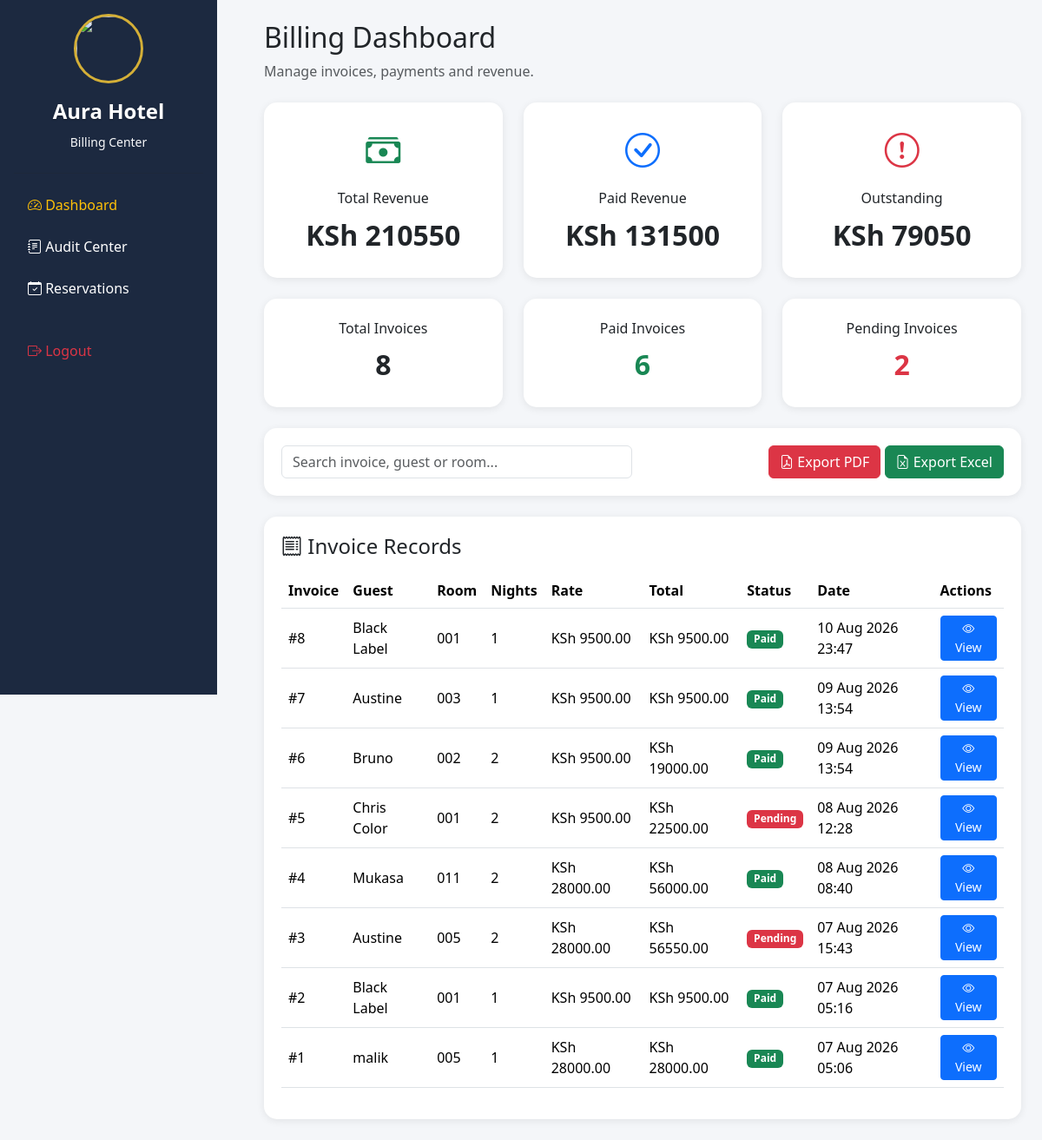
The page /billing/ on the database as committed earlier.
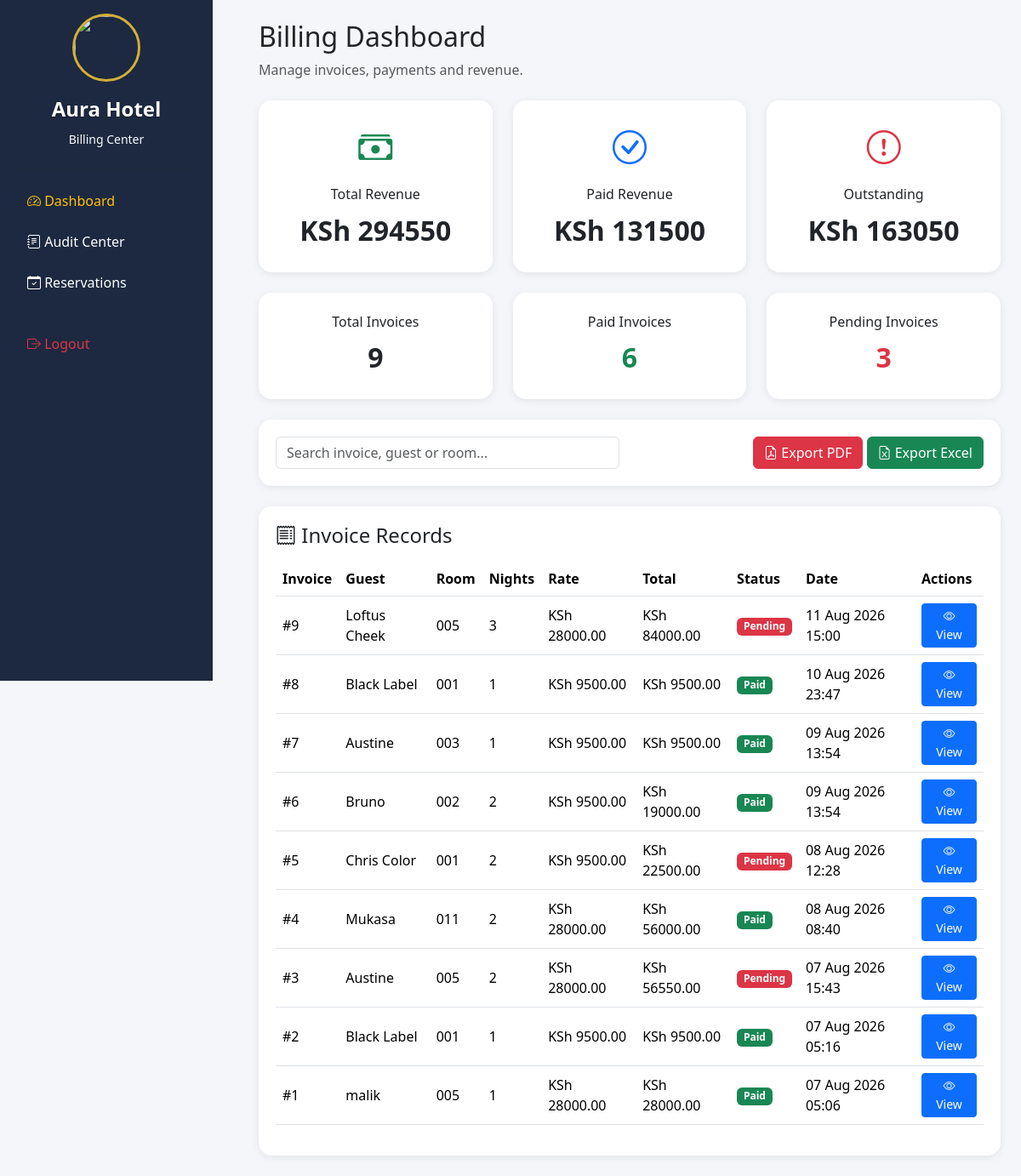
The same page on the database as committed later.
### billing/models.py (models this page shows, shortened)
class Invoice(models.Model):
    STATUS_CHOICES = (
        ('Pending', 'Pending'),
        ('Paid', 'Paid'),
    )
    reservation = models.OneToOneField(
        Reservation,
        on_delete=models.CASCADE
    )
    nights = models.IntegerField(default=1)
    room_rate = models.DecimalField(
        max_digits=10,
        decimal_places=2
    )
    room_charge = models.DecimalField(
        max_digits=10,
        decimal_places=2
    )
    extra_charges = models.DecimalField(
        max_digits=10,
        decimal_places=2,
        default=0
    )
    total_amount = models.DecimalField(
        max_digits=10,
        decimal_places=2
    )
    status = models.CharField(
        max_length=20,
        choices=STATUS_CHOICES,
        default='Pending'
    )
    created_at = models.DateTimeField(
        auto_now_add=True
    )
    from django.db import models

### reservations/models.py (models this page shows, shortened)
class Reservation(models.Model):
    STATUS_CHOICES = [
        ('Booked', 'Booked'),
        ('Checked In', 'Checked In'),
        ('Pending Checkout', 'Pending Checkout'),
        ('Completed', 'Completed'),
        ('Cancelled', 'Cancelled'),
    ]
    PAYMENT_CHOICES = [
        ('Pending', 'Pending'),
        ('Paid', 'Paid'),
    ]
    user = models.ForeignKey(
        User,
        on_delete=models.CASCADE,
        null=True,
        blank=True
    )
    guest_name = models.CharField(max_length=100)
    email = models.EmailField()
    phone = models.CharField(max_length=20)
    room = models.ForeignKey(
        Room,
        on_delete=models.CASCADE
    )
    check_in = models.DateField()
    check_out = models.DateField()
    check_in_time = models.DateTimeField(
        null=True,
        blank=True
    )
    check_out_time = models.DateTimeField(
        null=True,
        blank=True
    )
    guests = models.IntegerField()
    special_requests = models.TextField(
        blank=True,
        null=True
    )
    status = models.CharField(
        max_length=20,
        choices=STATUS_CHOICES,
        default='Booked'
    )
    payment_status = models.CharField(
        max_length=20,
        choices=PAYMENT_CHOICES,
        default='Pending'
    )
    created_at = models.DateTimeField(
    auto_now_add=True
    )

### rooms/models.py (models this page shows, shortened)
class Room(models.Model):
    STATUS_CHOICES = [
        ('Available', 'Available'),
        ('Occupied', 'Occupied'),
        ('Cleaning', 'Cleaning'),
        ('Maintenance', 'Maintenance'),
    ]
    room_number = models.CharField(max_length=10)
    room_type = models.CharField(max_length=50)
    price = models.DecimalField(
        max_digits=10,
        decimal_places=2
    )
    status = models.CharField(
        max_length=20,
        choices=STATUS_CHOICES,
        default='Available'
    )

### billing/views.py (the view)
def billing_dashboard(request):
    invoices = Invoice.objects.select_related(
        'reservation',
        'reservation__room'
    ).order_by('-created_at')
    total_revenue = (
        Invoice.objects.aggregate(
            Sum('total_amount')
        )['total_amount__sum'] or 0
    )
    paid_revenue = (
        Invoice.objects.filter(
            status='Paid'
        ).aggregate(
            Sum('total_amount')
        )['total_amount__sum'] or 0
    )
    outstanding_revenue = (
        Invoice.objects.filter(
            status='Pending'
        ).aggregate(
            Sum('total_amount')
        )['total_amount__sum'] or 0
    )
    context = {
        'invoices': invoices,
        'total_revenue': total_revenue,
        'paid_revenue': paid_revenue,
        'outstanding_revenue': outstanding_revenue,
        'total_invoices':
            Invoice.objects.count(),
        'paid_invoices':
            Invoice.objects.filter(
                status='Paid'
            ).count(),
        'pending_invoices':
            Invoice.objects.filter(
                status='Pending'
            ).count(),
    }
    return render(
        request,
        'billing/billing_dashboard.html',
        context
    )

### billing/templates/billing/billing_dashboard.html (shortened to what the changed rows need)
{% load static %}
<!DOCTYPE html>
<html lang="en">
<head>
<link href="https://cdn.jsdelivr.net/npm/bootstrap@5.3.3/dist/css/bootstrap.min.css"
      rel="stylesheet">
<link rel="stylesheet"
      href="https://cdn.jsdelivr.net/npm/bootstrap-icons@1.11.3/font/bootstrap-icons.min.css">
</head>
<body>
<div class="d-flex">
    <div class="main-content">
    <div class="flex-grow-1 p-4">
        <div class="mb-4">
            <h2>
                Billing Dashboard
            </h2>
        </div>
        <div class="row g-4 mb-4">
            <div class="col-lg-4">
                <div class="summary-card">
                    <i class="bi bi-cash-stack fs-1 text-success"></i>
                    <h6 class="mt-3">
                        Total Revenue
                    </h6>
                    <div class="summary-number">
                        KSh {{ total_revenue }}
                    </div>
                </div>
            </div>
            <div class="col-lg-4">
                <div class="summary-card">
                    <i class="bi bi-exclamation-circle fs-1 text-danger"></i>
                    <h6 class="mt-3">
                        Outstanding
                    </h6>
                    <div class="summary-number">
                        KSh {{ outstanding_revenue }}
                    </div>
                </div>
            </div>
        </div>
        <div class="row g-4 mb-4">
            <div class="col-md-4">
                <div class="summary-card">
                    <h6>Total Invoices</h6>
                    <div class="summary-number">
                        {{ total_invoices }}
                    </div>
                </div>
            </div>
            <div class="col-md-4">
                <div class="summary-card">
                    <h6>Pending Invoices</h6>
                    <div class="summary-number text-danger">
                        {{ pending_invoices }}
                    </div>
                </div>
            </div>
        </div>
        <div class="table-card">
            <div class="table-responsive">
                <table class="table table-hover align-middle"
                       id="invoiceTable">
                    <thead>
                        <tr>
                            <th>Invoice</th>
                            <th>Guest</th>
                            <th>Room</th>
                            <th>Nights</th>
                            <th>Rate</th>
                            <th>Total</th>
                            <th>Status</th>
                            <th>Date</th>
                            <th>Actions</th>
                        </tr>
                    </thead>
                    <tbody>
                    {% for invoice in invoices %}
                    <tr>
                        <td>
                            #{{ invoice.id }}
                        </td>
                        <td>
                            {{ invoice.reservation.guest_name }}
                        </td>
                        <td>
                            {{ invoice.reservation.room.room_number }}
                        </td>
                        <td>
                            {{ invoice.nights }}
                        </td>
                        <td>
                            KSh {{ invoice.room_rate }}
                        </td>
                        <td>
                            KSh {{ invoice.total_amount }}
                        </td>
                        <td>
                            {% if invoice.status == 'Paid' %}
                            <span class="badge bg-success">
                                Paid
                            </span>
                            {% else %}
                            <span class="badge bg-danger">
                                Pending
                            </span>
                            {% endif %}
                        </td>
                        <td>
                            {{ invoice.created_at|date:"d M Y H:i" }}
                        </td>
                        <td>
                            <a href="{% url 'invoice_detail' invoice.id %}"
                            class="btn btn-primary btn-sm">
                                <i class="bi bi-eye"></i>
                                View
                            </a>
                        </td>
                    </tr>
                    {% endfor %}
                    </tbody>
                </table>
            </div>
        </div>
    </div>
    </div>
</div>
</body>
</html>

Rows that differ between the two databases and show on the page:
added Invoice: id "9", reservation.guest_name "Loftus Cheek", reservation.room.room_number "005", nights "3", room_rate "28000.00", total_amount "84000.00", status "Pending", created_at "11 Aug 2026 15:00"
Other text that changed with them:
{{ total_revenue }}: "210550" → "294550"
{{ outstanding_revenue }}: "79050" → "163050"
{{ total_invoices }}: "8" → "9"
{{ pending_invoices }}: "2" → "3"
